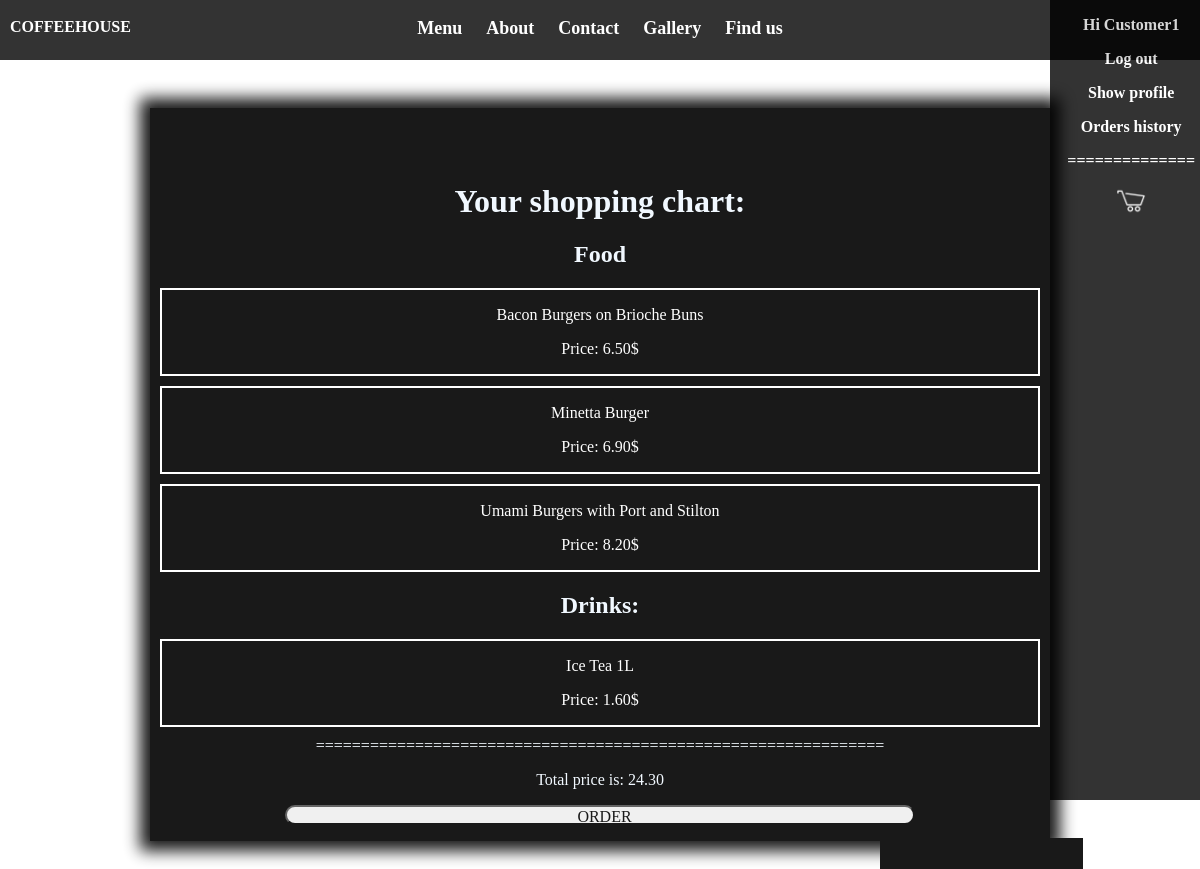
Page /orders/show_chart (signed in) on the committed database.
### coffehouse/users/models.py (models this page shows, shortened)
class BaseUser(AbstractUser):
    is_owner = models.BooleanField(default=False)
    is_service = models.BooleanField(default=False)
    is_customer = models.BooleanField(default=False)

### coffehouse/orders/models.py (models this page shows, shortened)
class Food(models.Model):
    name = models.CharField(max_length=50)
    number_in_menu = models.IntegerField(default=-1)
    price = models.DecimalField(max_length=4, max_digits=6, decimal_places=2)
    week_day = models.IntegerField(default=-1)
    img_url = models.CharField(max_length=1000, default=" ")
    description = models.CharField(max_length=1000, default="")
    note = models.CharField(max_length=255, null=True)

class Drink(models.Model):
    name = models.CharField(max_length=50)
    price = models.DecimalField(max_length=4, max_digits=6, decimal_places=2)
    description = models.CharField(max_length=1000, default="")
    note = models.CharField(max_length=255, null=True)

class Chart(models.Model):
    user = models.OneToOneField(Customer, related_name='customer', on_delete=models.CASCADE, null=True)
    food = models.ManyToManyField(Food, related_name='food_in_chart', default=None)
    drink = models.ManyToManyField(Drink, related_name='drinks_in_chart', default=None)
    total_price = models.DecimalField(default=0.0, max_length=4, max_digits=6, decimal_places=2)

### coffehouse/orders/views.py (the view, shortened to what this page needs)
@login_required
def show_chart(request):
    user = request.user
    customer = Customer.objects.get(user=user)
    chart = Chart.objects.get(user=customer)
    food = chart.food.all()
    drinks = chart.drink.all()
    return render(request, 'orders/show_chart.html', {'food': food, 'drinks': drinks, 'total_price': chart.total_price})

### coffehouse/templates/orders/show_chart.html (shortened to what this page needs)
{% extends 'base.html' %}
{% block extra_head %}
    {% load staticfiles %}
    <link rel="stylesheet" type="text/css" href="{% static "css/orders/show_chart_style.css" %}">
{% endblock extra_head %}
{% block content %}
    <div class="content">
        <h1> Your shopping chart: </h1>
        <h2>Food</h2>
        {% for item in food %}
            <div class="chart_item">
                <p> {{ item.name }}</p>
                <p> Price: {{ item.price }}$</p>
            </div>
        {% endfor %}
        <h2> Drinks: </h2>
        {% for item in drinks %}
            <div class="chart_item">
                <p> {{ item.name }}</p>
                <p> Price: {{ item.price }}$</p>
            </div>
        {% endfor %}
    ===============================================================
    <p>Total price is: {{ total_price }}</p>
    <form method="get">
        <input type="submit" value="ORDER" name="order"/>
    </form>
    </div>
{% endblock content%}

### coffehouse/templates/base.html (shortened to what this page needs)
{% load static %}
<!DOCTYPE html>
<html lang="en">
<head>
    <link rel="stylesheet" type="text/css" href="{% static "css/base_style.css" %}">
    {% block extra_head %} {% endblock extra_head %}
</head>
<body>
    <div class="menu">
        <ul>
            <li>
                <p> <a href="{% url 'menu:index' %}"> Menu </a></p>
            </li>
            <li> <p>About</p> </li>
            <li> <p>Contact</p> </li>
            <li> <p>Gallery</p> </li>
            <li>
                <p> <a href="{% url 'about:find_us' %}">Find us </a></p>
            </li>
        </ul>
    </div>
    <div class="right_panel">
        <div class="login">
            {% if user.is_authenticated %}
                <p>Hi {{ user.username }}
                <p><a href="{% url 'users:logout' %}">Log out</a></p>
                {% if user.is_customer %}
                    <p><a href="{% url 'users:show_profile' %}"> Show profile</a></p>
                    <p><a href="{% url 'orders:orders_history' %}"> Orders history  </a></p>
                {% endif %}
            {% else %}
                <p> <a href="{% url 'users:login' %}"> LOG IN </a></p>
                <p> <a href="{% url 'users:test_register' %}"> REGISTER </a></p>
            {% endif %}
        <p>==============</p>
        <a href="{% url "orders:show_chart" %}"> <img src="{% static "images/cart.png" %}" class="shop_cart"/> </a>
        </div>
    </div>
    <div class="brand_name">
        <p> <a href="{% url 'home:homepage' %}"> COFFEEHOUSE </a></p>
    </div>
    {% block content %}
    {% endblock content%}
</body>
</html>

### static/css/base_style.css (style rules this page uses)
body { background: url("../images/after-business-hours-architecture-bar-34650.jpg") no-repeat; background-size: cover; -webkit-background-size: cover; -moz-background-size: cover; -o-background-size: cover; padding: 5%; text-align: center; }
html * { font-family: Anson, serif; }
.menu { position: fixed; left: 0; top: 0; width: 100%; background-color: black; color: white; font-weight: bold; text-align: center; opacity: 0.8; filter: alpha(opacity=80); height: 60px; }
.menu a:link { color: white; font-weight: bold; text-align: center; font-family: Anson, serif; text-decoration: none; }
.menu ul { list-style-type: none; margin: 0; padding: 0; color: white; }
.menu li { display: inline-table; cursor: pointer; font-family: Anson, serif; padding-left: 10px; padding-right: 10px; font-size: 18px; }
.brand_name { position: absolute; top: 2px; left: 10px; }
.brand_name p { color: white; cursor: pointer; font-weight: bold; font-family: Anson, serif; }
.brand_name a:link { color: white; font-weight: bold; text-align: center; font-family: Anson, serif; text-decoration: none; }
.login { position: absolute; top: 0; right: 5px; }
.login p { color: white; cursor: pointer; font-weight: bold; font-family: Anson, serif; }
.login a:link { color: white; font-weight: bold; text-align: center; font-family: Anson, serif; text-decoration: none; }
.content { color: aliceblue; display: block; background: black; padding-top: 5%; margin-left: auto; margin-right: auto; width: 900px; height: 85vh; margin-top: 40px; opacity: 0.90; filter: alpha(opacity=90); box-shadow: 0 0 15px 10px black; }
.content input { margin-left: 30px; margin-right: 30px; width: 70%; height: 20px; border-radius: 15px; font-size: 16px; padding-left: 15px; }
.right_panel { position: fixed; top: 0; right: 0; height: 100vh; width: 150px; background: black; opacity: 0.80; }
.shop_cart { filter: invert(100%); width: 30px; }
a:link { color: white; font-weight: bold; text-align: center; font-family: Anson, serif; text-decoration: none; }

### static/css/orders/show_chart_style.css (style rules this page uses)
.chart_item { border: solid 2px white; margin: 10px; color: white; }

### rows in the picture
BaseUser: username "Customer1"
Food: name "Bacon Burgers on Brioche Buns", price "6.50"
Food: name "Minetta Burger", price "6.90"
Food: name "Umami Burgers with Port and Stilton", price "8.20"
Drink: name "Ice Tea 1L", price "1.60"
Chart: total_price "24.30"
